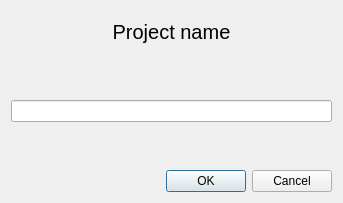
<?xml version="1.0" encoding="UTF-8"?>
<ui version="4.0">
 <class>Dialog</class>
 <widget class="QDialog" name="Dialog">
  <property name="geometry">
   <rect>
    <x>0</x>
    <y>0</y>
    <width>343</width>
    <height>203</height>
   </rect>
  </property>
  <property name="windowTitle">
   <string>Dialog</string>
  </property>
  <layout class="QVBoxLayout" name="verticalLayout">
   <item>
    <widget class="QLabel" name="label_title">
     <property name="sizePolicy">
      <sizepolicy hsizetype="Preferred" vsizetype="MinimumExpanding">
       <horstretch>0</horstretch>
       <verstretch>0</verstretch>
      </sizepolicy>
     </property>
     <property name="font">
      <font>
       <pointsize>15</pointsize>
      </font>
     </property>
     <property name="text">
      <string>Project name</string>
     </property>
     <property name="alignment">
      <set>Qt::AlignCenter</set>
     </property>
    </widget>
   </item>
   <item>
    <spacer name="verticalSpacer">
     <property name="orientation">
      <enum>Qt::Vertical</enum>
     </property>
     <property name="sizeHint" stdset="0">
      <size>
       <width>20</width>
       <height>40</height>
      </size>
     </property>
    </spacer>
   </item>
   <item>
    <widget class="QLineEdit" name="lineEdit_name"/>
   </item>
   <item>
    <spacer name="verticalSpacer_2">
     <property name="orientation">
      <enum>Qt::Vertical</enum>
     </property>
     <property name="sizeHint" stdset="0">
      <size>
       <width>20</width>
       <height>40</height>
      </size>
     </property>
    </spacer>
   </item>
   <item>
    <widget class="QDialogButtonBox" name="buttonBox">
     <property name="orientation">
      <enum>Qt::Horizontal</enum>
     </property>
     <property name="standardButtons">
      <set>QDialogButtonBox::Cancel|QDialogButtonBox::Ok</set>
     </property>
    </widget>
   </item>
  </layout>
 </widget>
 <resources/>
 <connections>
  <connection>
   <sender>buttonBox</sender>
   <signal>accepted()</signal>
   <receiver>Dialog</receiver>
   <slot>accept()</slot>
   <hints>
    <hint type="sourcelabel">
     <x>248</x>
     <y>254</y>
    </hint>
    <hint type="destinationlabel">
     <x>157</x>
     <y>274</y>
    </hint>
   </hints>
  </connection>
  <connection>
   <sender>buttonBox</sender>
   <signal>rejected()</signal>
   <receiver>Dialog</receiver>
   <slot>reject()</slot>
   <hints>
    <hint type="sourcelabel">
     <x>316</x>
     <y>260</y>
    </hint>
    <hint type="destinationlabel">
     <x>286</x>
     <y>274</y>
    </hint>
   </hints>
  </connection>
 </connections>
</ui>
